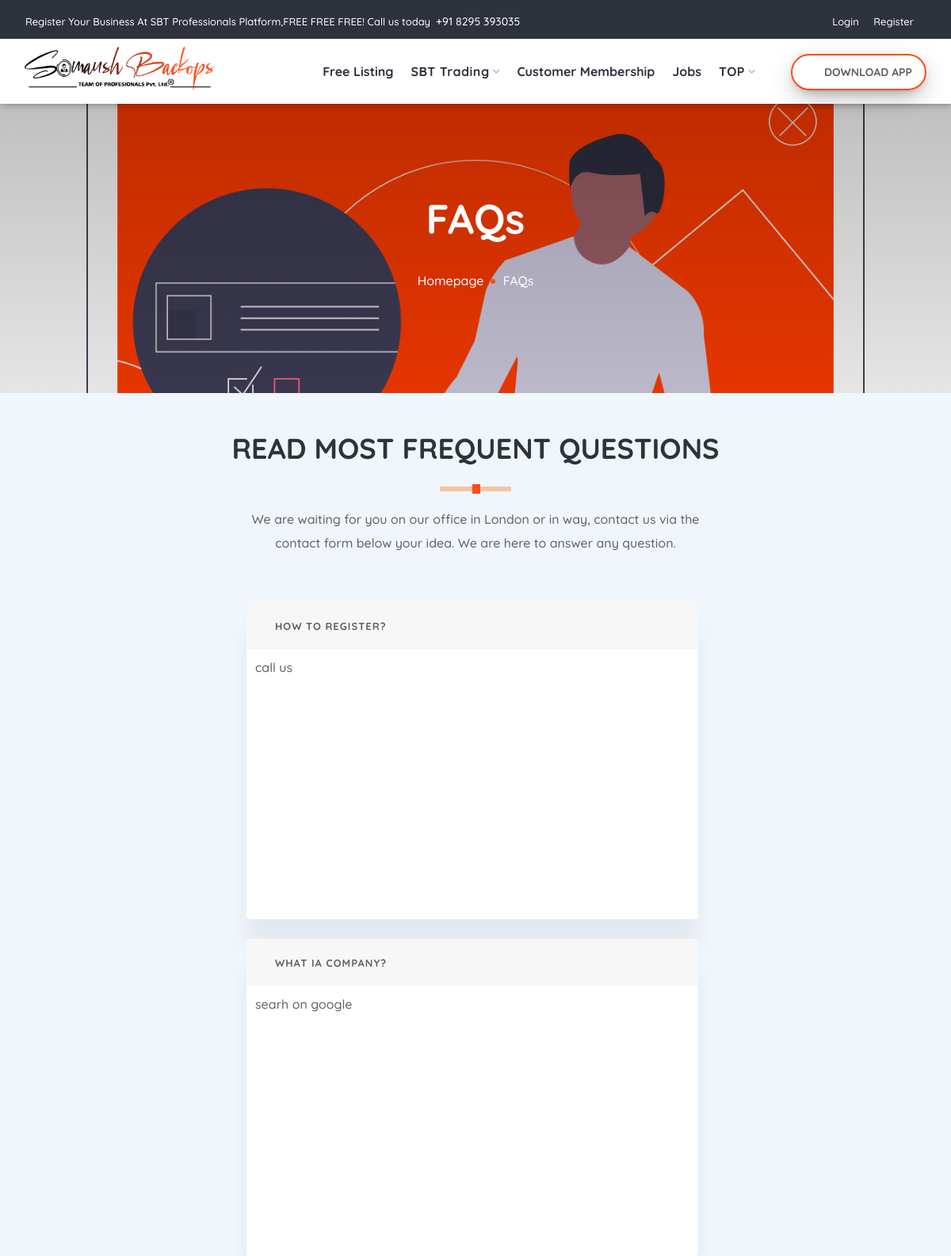
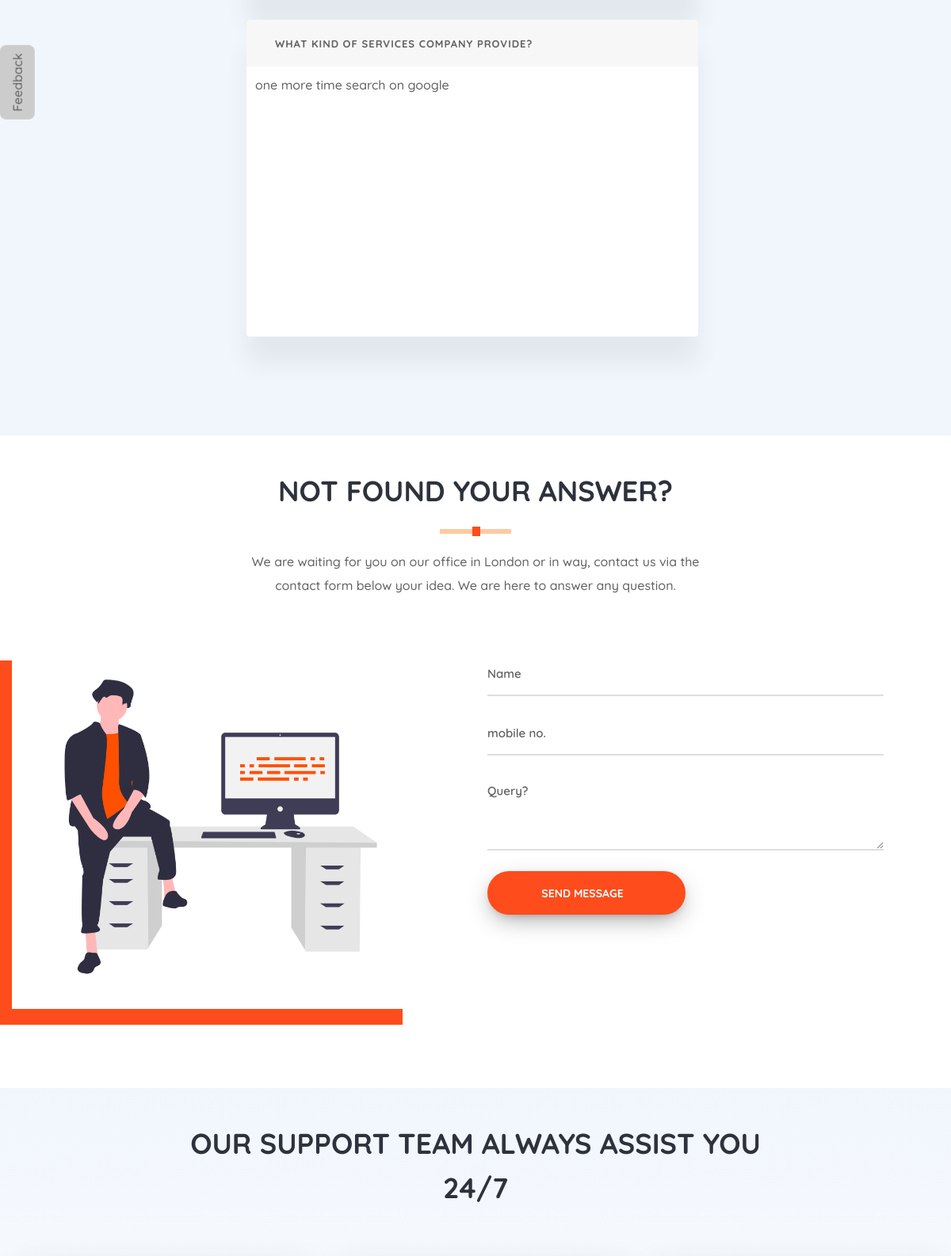
The app's page /website/FAQ/ (upper part) with its own data (2 pictures, top to bottom).
### website/models.py (models this page shows, shortened)
class Faq(models.Model):
    question_id = models.AutoField(primary_key=True)
    question_category = models.CharField(max_length=100,default='')
    market_executive_name = models.CharField(max_length=50,default='')
    question = models.CharField(max_length=500)
    answer = models.CharField(max_length=500)

### website/views.py (the view, shortened to what this page needs)
# urls.py: path("FAQ/", views.faq, name='faq'),
def faq(request):
    faq_query = Faq.objects.all()
    vendor = TOP.objects.all()
    return render(request, 'website/faq.html', {'faqs': faq_query, 'vendor': vendor})

### website/templates/website/faq.html (shortened to what this page needs)
{% extends 'website/layout.html' %}
{% block body %}
{% load static %}
<main>
    <div class="lernen_banner large bg-contact">
        <div class="container">
            <div class="row">
                <div class="lernen_banner_title">
                    <h1>FAQs</h1>
                    <div class="lernen_breadcrumb">
                        <div class="breadcrumbs">
									<span class="first-item">
									<a href="index.html">Homepage</a></span>
                            <span class="last-item">FAQs</span>
                        </div>
                    </div>
                </div>
            </div>
        </div>
    </div>
    <div id="accordion-container" class="wrap-bg wrap-bg-dark">
        <div class="container">
            <div class="row justify-content-center text-center">
                <div class="col-lg-8">
                    <div class="section-title with-p">
                        <h2>Read Most Frequent Questions</h2>
                        <div class="bar"></div>
                        <p>We are waiting for you on our office in London or in way, contact us via the contact form below your idea. We are here to answer any question.
                        </p>
                    </div>
                </div>
            </div>
            <div class="row">
                <div class="col-md-3 col-lg-3">
                </div>
                <div class="col-md-6 col-lg-6">
                    <div id="accordion">
                        <div class="card">
                            <div class="card-header" id="headingOne">
                                <div class="mb-0">
                                    <div class="btn btn-link" role="button" data-toggle="collapse" data-target="#collapseOne" aria-expanded="true" aria-controls="collapseOne">
                                        {{ faqs.0.question }}
                                    </div>
                                </div>
                            </div>
                            <div id="collapseOne" class="collapse show" aria-labelledby="headingOne" data-parent="#accordion">
                                <div class="card-body">
                                  {{ faqs.0.answer}}
                                </div>
                            </div>
                        </div>
                    {% for i in faqs|slice:"1:"  %}
                        <div class="card">
                            <div class="card-header" id="headingTwo">
                                <div class="mb-0">
                                    <div class="btn btn-link collapsed" role="button" data-toggle="collapse" data-target="#collapseTwo" aria-expanded="false" aria-controls="collapseTwo">
                                        {{ i.question }}
                                    </div>
                                </div>
                            </div>
                                <div class="card-body">
                                  {{ i.answer }}
                                </div>
                        </div>
                    {% endfor %}
                            </div>
                        </div>
                    </div>
                </div>
            </div>
    <div id="contact" class="wrap-bg">
        <div class="container">
            <div class="row justify-content-center text-center">
                <div class="col-lg-8">
                    <div class="section-title with-p">
                        <h2>Not Found Your Answer?</h2>
                        <div class="bar"></div>
                        <p>We are waiting for you on our office in London or in way, contact us via the contact form below your idea. We are here to answer any question.
                        </p>
                    </div>
                </div>
            </div>
            <div class="row">
                <div class="col-md-12 col-lg-6">
                    <div class="dreidbgleft">
                        <img src="{%static 'website/images/content/landing/contact.png'%}" alt="Buy this Course">
                    </div>
                </div>
            <div class="col-md-12 col-lg-6">
                <form class="themeioan-form-contact form" action="/website/FAQ/" method="POST">{% csrf_token %}
                    <div>
                        <input class="input-text required-field" type="text" name="customer_name" id="customer_name"
                               placeholder="Name" title="Your Full Name"/>
                    </div>
                    <div>
                        <input class="input-text required-field" type="text" name="mobile" id="mobile"
                               placeholder="mobile no." title="Your mobile"/>
                    </div>
                    <div>
                    <textarea class="input-text required-field" name="message" id="message"
                              placeholder="Query?" title="Your Message"></textarea>
                    </div>
                    <input class="color-two button" type="submit"
                           value="Send Message"/>
                </form>
            </div>
            </div>
        </div>
    </div>
    <div id="features" class="wrap-bg wrap-bg-light">
        <div class="container">
            <div class="row justify-content-center text-center">
                <div class="col-lg-8">
                    <div class="section-title with-p">
                        <h2>Our Support Team Always Assist You 24/7</h2>
                    </div>
                </div>
            </div>
        </div>
    </div>
</main>
{% endblock %}

### website/static/website/css/carousel.css (style rules this page uses)
h2 { color: #000; font-size: 40px; font-weight: 600; text-align: center; text-transform: uppercase; position: relative; margin: -58px 22px 22px; }
.col-md-3 { display: inline-block; margin-left:-4px; }

### records on screen
Faq: question "HOW TO REGISTER?", answer "call us"
Faq: question "WHAT IA COMPANY?", answer "searh on google"
Faq: question "WHAT KIND OF SERVICES COMPANY PROVIDE?", answer "one more time search on google"
